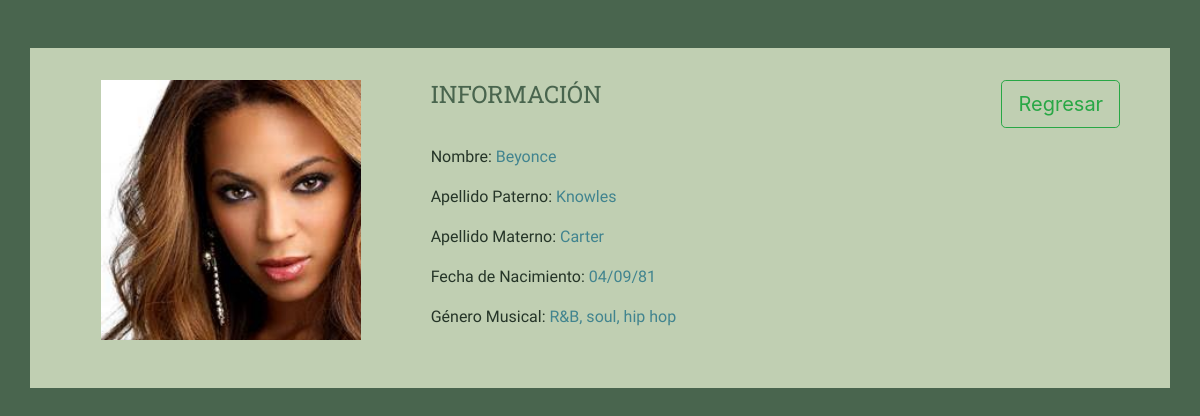
Screenshot of /cantante.php?id=3 with the database file from the repository.
### tables this page shows
CREATE TABLE IF NOT EXISTS `cantantes` (
  `id` int(11) NOT NULL AUTO_INCREMENT,
  `nombre` varchar(50) NOT NULL,
  `ap_paterno` varchar(50) NOT NULL,
  `ap_materno` varchar(50) NOT NULL,
  `fecha_nacimiento` date NOT NULL,
  `genero_musical` varchar(50) NOT NULL,
  `imagen` varchar(50) NOT NULL,
  PRIMARY KEY (`id`)
);

### cantante.php (the view, shortened to what this page needs)
<!DOCTYPE html>
<html lang="en">
<head>
    <link rel="stylesheet" href="https://stackpath.bootstrapcdn.com/bootstrap/4.1.1/css/bootstrap.min.css">
    <link rel="stylesheet" href="css/style.css">
</head>
<body>
    <section class="container">
        <article class="row">
            <?php
                require 'conexion.php';
                $id = filter_input(INPUT_GET,'id',FILTER_VALIDATE_INT);
                if($id){
                  $result = $conn->query('SELECT * FROM cantantes WHERE id='.$id);
                  while($row = $result->fetch_assoc()){
                      $date = new DateTime($row['fecha_nacimiento']);
                      echo '<figure class="col-4 img-fluid">';
                      echo '<img class="cantante-img" src="'.$row['imagen'].'" alt="'.$row['nombre'].'">';
                      echo '</figure>';
                      echo '<aside class="col-6">';
                      echo '<h2>INFORMACIÓN</h2>';
                      echo '<p>Nombre: <span>'.$row['nombre'].'</span></p>';
                      echo '<p>Apellido Paterno: <span>'.$row['ap_paterno'].'</span></p>';
                      echo '<p>Apellido Materno: <span>'.$row['ap_materno'].'</span></p>';
                      echo '<p>Fecha de Nacimiento: <span>'.date_format($date, 'd/m/y').'</span></p>';
                      echo '<p>Género Musical: <span>'.$row['genero_musical'].'</span></p>';
                      echo '</aside>';
                  }
                }else{
                  echo "0 resultados";
                  $conn->close();
                }
            ?>
            <div class="col-2">
                <a href="index.php" class="btn btn-outline-success btn-lg" role="button" aria-pressed="true">Regresar</a>
            </div>
        </article>
    </section>
</body>
</html>

### css/style.css (style rules this page uses)
body { background-color: #49654E; }
.container { display: table; background-color: #C0CFB2; padding: 2em; text-align: center; margin: 3em auto; }
a { display: table-cell; padding: 1em; }
figure { display: inline-block; height: 225px; position: relative; width: 225px; }
.cantante-img { height: 260px; width: 260px; }
aside { text-align: left; }
h2 { color: #49654E; font-family: 'Roboto Slab', serif; font-size: 1.5em; font-weight: 400; margin-bottom: 1.5em; }
p { color: #253528; font-size: 1em; font-family: 'Comfortaa', cursive; font-weight: 400; }
span { color: #41848F; font-size: 1em; font-family: 'Comfortaa', cursive; font-weight: 400; }

### rows the page displays
cantantes: imagen (picture), nombre "Beyonce", ap_paterno "Knowles", ap_materno "Carter", fecha_nacimiento "04/09/81", genero_musical "R&B, soul, hip hop"
